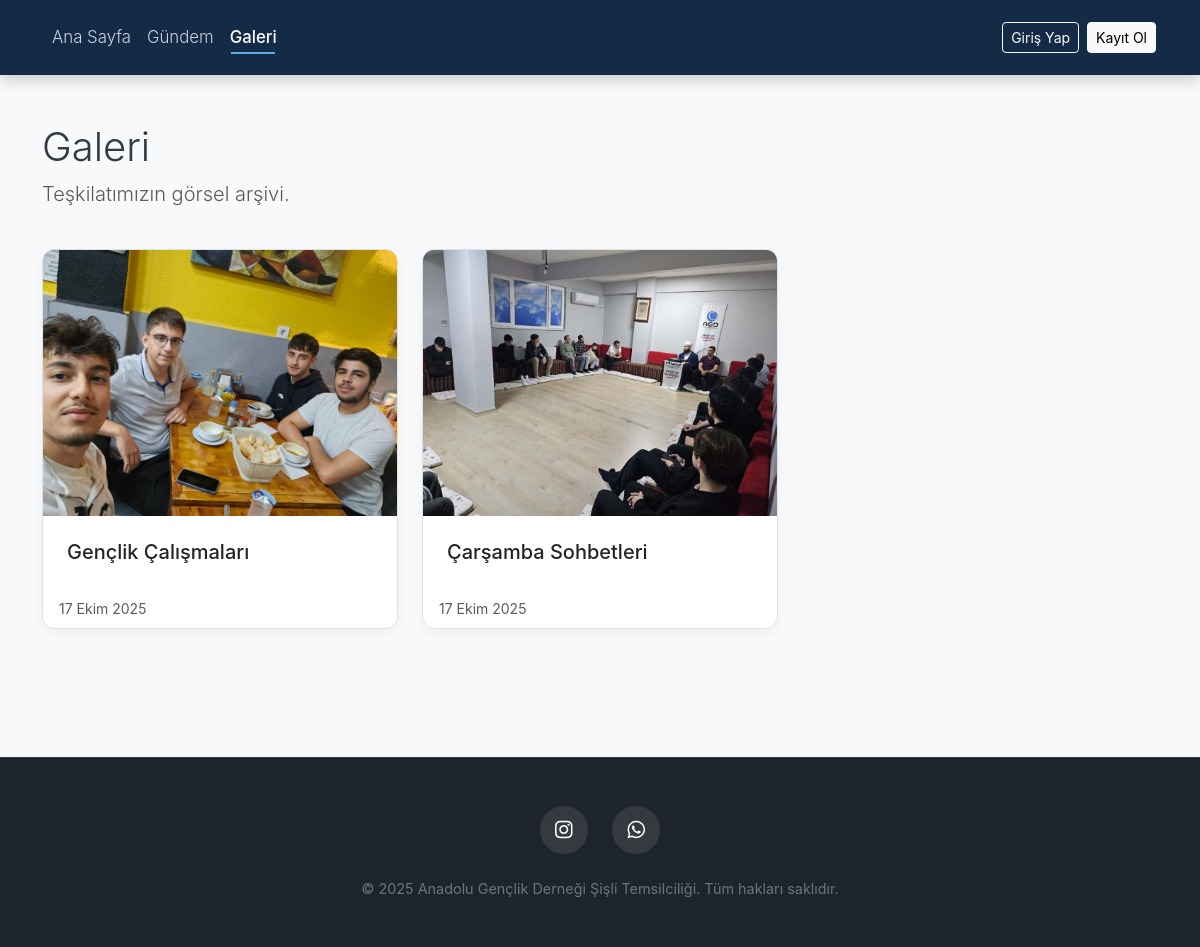
Page /galeri/ on the committed database.
### uyeler/models.py (models this page shows, shortened)
class Album(models.Model):
    baslik = models.CharField(max_length=200, verbose_name="Albüm Başlığı")
    aciklama = models.TextField(blank=True, null=True, verbose_name="Açıklama")
    olusturan = models.ForeignKey(User, on_delete=models.SET_NULL, null=True, verbose_name="Oluşturan")
    olusturma_tarihi = models.DateTimeField(auto_now_add=True, verbose_name="Oluşturma Tarihi")
    class Meta:
        verbose_name = "Albüm"
        verbose_name_plural = "Albümler"
        ordering = ['-olusturma_tarihi']
    def kapak_fotografi(self):
        return self.fotograflar.order_by('yuklenme_tarihi').first()

class Fotograf(models.Model):
    album = models.ForeignKey(Album, on_delete=models.CASCADE, related_name='fotograflar', verbose_name="Ait Olduğu Albüm")
    resim = models.ImageField(upload_to='galeri/', verbose_name="Resim Dosyası")
    yuklenme_tarihi = models.DateTimeField(auto_now_add=True, verbose_name="Yüklenme Tarihi")
    class Meta:
        verbose_name = "Fotoğraf"
        verbose_name_plural = "Fotoğraflar"
        ordering = ['-yuklenme_tarihi']

### uyeler/views.py (the view, shortened to what this page needs)
# urls.py: path('galeri/', views.galeri_view, name='galeri'),
def galeri_view(request):
    albumler = Album.objects.all()
    context = {'albumler': albumler}
    return render(request, 'uyeler/galeri.html', context)

### templates/uyeler/galeri.html (shortened to what this page needs)
{% extends 'base.html' %}
{% load static %}
{% block content %}
    <header class="d-flex justify-content-between align-items-center mb-4">
        <div>
            <h1 class="display-6">Galeri</h1>
            <p class="lead text-muted">Teşkilatımızın görsel arşivi.</p>
        </div>
    </header>
    <div class="row row-cols-1 row-cols-sm-2 row-cols-md-3 g-4 album-grid">
        {% for album in albumler %}
            <div class="col">
                <a href="{% url 'uyeler:album_detay' album.id %}" class="text-decoration-none text-dark">
                    <div class="card content-card h-100 album-card">
                        {% with kapak=album.kapak_fotografi %}
                            {% if kapak and kapak.resim.url %}
                                <img src="{{ kapak.resim.url }}" class="card-img-top" alt="{{ album.baslik }} Kapak Fotoğrafı">
                            {% else %}
                                <img src="https://via.placeholder.com/400x300.png?text=Fotoğraf+Yok" class="card-img-top" alt="Kapak Yok">
                            {% endif %}
                        {% endwith %}
                        <div class="card-body d-flex flex-column">
                            <h5 class="card-title">{{ album.baslik }}</h5>
                        </div>
                        <div class="card-footer bg-transparent border-top-0 pt-0">
                             <small class="text-muted">{{ album.olusturma_tarihi|date:"d F Y" }}</small>
                        </div>
                    </div>
                </a>
            </div>
        {% empty %}
            <div class="col-12">
                <div class="alert alert-info">Henüz oluşturulmuş bir albüm bulunmamaktadır.</div>
            </div>
        {% endfor %}
    </div>
    {% endblock %}

### static/css/main.css (style rules this page uses)
:root { --navbar-bg: #142b47; --navbar-link-color: #cdd3da; --accent-color: #5dade2; --hover-bg: rgba(93, 173, 226, 0.15); --dropdown-bg: #1f3a5a; --nizam-primary: #212529; --nizam-secondary: #f8f9fa; --nizam-text: #343a40; --nizam-text-muted: #6c757d; --nizam-border: #dee2e6; --nizam-success: #198754; --nizam-warning: #ffc107; --nizam-danger: #dc3545; --nizam-info: #0dcaf0; }
html, body { scroll-behavior: smooth; max-width: 100vw; overflow-x: hidden; }
body { background-color: var(--nizam-secondary) !important; color: var(--nizam-text); font-family: 'Inter', -apple-system, BlinkMacSystemFont, "Segoe UI", Roboto, "Helvetica Neue", Arial, sans-serif; display: flex; flex-direction: column; min-height: 100vh; }
.content-card { background-color: #fff; border-radius: 0.75rem; border: 1px solid var(--nizam-border); box-shadow: 0 4px 12px rgba(0, 0, 0, 0.04); overflow: hidden; }
.card-body { padding: 1.5rem; }
.album-card .card-img-top { aspect-ratio: 4 / 3; object-fit: cover; transition: transform 0.4s ease; }
.album-grid .col { animation: fadeInUp 0.6s ease-out forwards; }
.album-grid .col:nth-child(1) { animation-delay: 0.0s; }
.album-grid .col:nth-child(2) { animation-delay: 0.1s; }

### rows in the picture
Album: kapak_fotografi.resim (picture), baslik "Gençlik Çalışmaları", olusturma_tarihi "17 Ekim 2025"
Album: kapak_fotografi.resim (picture), baslik "Çarşamba Sohbetleri", olusturma_tarihi "17 Ekim 2025"
